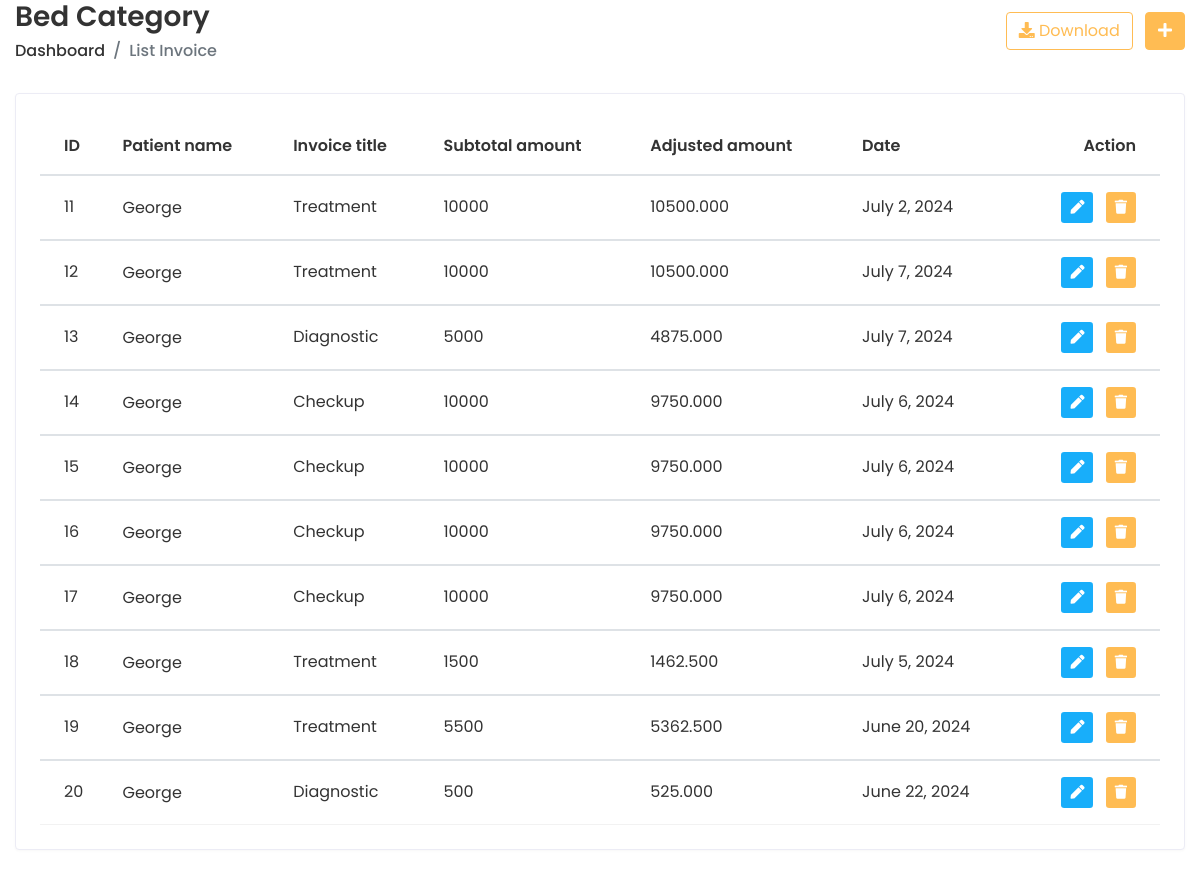
/app/invoicelist/ (signed in), run on an earlier commit of the app's database.
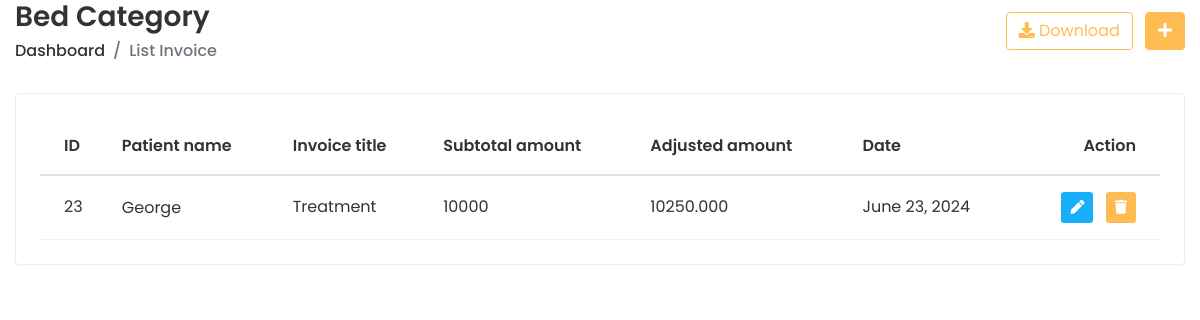
And on a later commit of the database.
### doctor/models.py (models this page shows, shortened)
class InvoiceDetails(models.Model):
    invoice_id = models.BigAutoField(primary_key=True)
    patient_name = models.ForeignKey(PatientDetails, on_delete=models.CASCADE)
    invoice_title = models.CharField(max_length=50)
    subtotal_amount = models.CharField(max_length=50)
    discount_amount = models.CharField(max_length=50, blank=True, null=True)
    discount_percentage = models.CharField(max_length=50, blank=True, null=True)
    tax_percentage = models.CharField(max_length=50, blank=True, null=True)
    tax_amount = models.CharField(max_length=50, blank=True, null=True)
    adjusted_amount = models.CharField(max_length=50)
    date = models.DateField()

class PatientDetails(models.Model):
    patient_name = models.CharField(max_length=50)
    gender = models.CharField(
         max_length=20,
         choices=(("Male", "Male"), ("Female", "Female"), ("Other", "Other")),
     )
    blood_group = models.CharField(
        max_length=20, blank=True, null=True,
        choices=(
            ("O-", "O-"),
            ("O+", "O+"),
            ("A-", "A-"),
            ("A+", "A+"),
            ("B-", "B-"),
            ("B+", "B+"),
            ("AB-", "AB-"),
            ("AB+", "AB+"),
        ),
    )
    address = models.CharField(max_length=250, blank=True, null=True)
    state = models.CharField(max_length=200, blank=True, null=True)
    country = models.CharField(max_length=200, blank=True, null=True)
    pin_code = models.BigIntegerField(blank=True, null=True)
    email = models.EmailField(default="", max_length=50, unique=True)
    date_of_birth = models.DateField()
    phone_number = models.CharField(default="", max_length=20)
    patient_image = models.BinaryField(blank=True, null=True)
    created = models.DateTimeField(auto_now_add=True)
    updated = models.DateTimeField(auto_now=True)
    def __str__(self):
        return str(self.patient_name)

### doctor/views.py (the view)
# urls.py: path("invoicelist/", views.invoice_list, name="invoice_list"),
@login_required
def invoice_list(request):
    invoices = InvoiceDetails.objects.all()
    return render(request, "invoice/invoice_list.html", {'invoices': invoices})

### templates/invoice/invoice_list.html (shortened to what this page needs)
{% extends 'home/base-login.html' %}
{% load static %}
{% block content %}
      <div class="content container-fluid">
         <div class="page-header">
        <div class="row align-items-center">
           <div class="col">
              <h3 class="page-title">Bed Category</h3>
              <ul class="breadcrumb">
                 <li class="breadcrumb-item"><a href="{% url 'Invoiceindex' %}">Dashboard</a></li>
                 <li class="breadcrumb-item active">List Invoice</li>
              </ul>
           </div>
           <div class="col-auto text-right float-right ml-auto">
              <a href="#" class="btn btn-outline-primary mr-2"><i class="fas fa-download"></i> Download</a>
              <a href="add-student.html" class="btn btn-primary"><i class="fas fa-plus"></i></a>
           </div>
        </div>
     </div>
     <div class="row">
        <div class="col-sm-12">
           <div class="card card-table">
              <div class="card-body">
                 <div class="table-responsive">
                    <table class="table table-hover table-center mb-0 datatable">
                       <thead>
                          <tr>
                             <th>ID</th>
                             <th>Patient name</th>
                             <th>Invoice title</th>
                             <th>Subtotal amount</th>
                             <th>Adjusted amount</th>
                             <th>Date</th>
                             <th class="text-right">Action</th>
                          </tr>
                       </thead>
                       {% for invoice in invoices %}
                       <tbody>
                          <tr>
                             <td>{{ invoice.invoice_id }}</td>
                             <td>
                              <h2 class="#">
                                 <a href="{% url 'invoice_profile' invoice.invoice_id %}">{{ invoice.patient_name }}</a>
                              </h2>
                             </td>
                             <td>
                                {{ invoice.invoice_title }}
                             </td>
                             <td>
                                {{ invoice.subtotal_amount }}
                             </td>
                             <td>
                                {{ invoice.adjusted_amount }}
                             </td>
                             <td>
                                {{ invoice.date }}
                             </td>
                             <td class="text-right">
                                <div class="actions">
                                   <a href="{% url 'invoice_edit' invoice.invoice_id %}" class="btn btn-sm bg-success-light mr-2">
                                   <i class="fas fa-pen"></i>
                                   </a>
                                   <a href="#" class="btn btn-sm bg-danger-light" onclick="confirmDelete('{{ invoice.invoice_title }}', '{{ invoice.invoice_id }}')">
                                   <i class="fas fa-trash"></i>
                                   </a>
                                </div>
                             </td>
                          </tr>
                       </tbody>
                       {% endfor %}
                    </table>
                 </div>
              </div>
            </div>
         </div>
  {% endblock %}

### templates/home/base-login.html (shortened to what this page needs)
{% load static %}
<!DOCTYPE html>
<html lang="en">
<head>
<link rel="stylesheet" href="{% static 'prescol/plugins/bootstrap/css/bootstrap.min.css' %}">
<link rel="stylesheet" href="{% static 'prescol/plugins/fontawesome/css/fontawesome.min.css' %}">
<link rel="stylesheet" href="{% static 'prescol/plugins/fontawesome/css/all.min.css' %}">
<link rel="stylesheet" href="{% static 'prescol/css/style.css' %}">
</head>
<body>
    {% block content %}
    {% endblock %}
</body>
</html>

### static/prescol/css/style.css (style rules this page uses)
html { height: 100%; }
body { background-color: #fff; color: #333; font-family: 'Poppins', sans-serif; font-size: 1rem; height: 100%; line-height: 1.5; overflow-x: hidden; }
h1, h2, h3, h4, h5, h6 { font-family: 'Poppins', sans-serif; margin-top: 0; }
a { color: #009ce7; }
input, button, a { transition: all 0.4s ease; -moz-transition: all 0.4s ease; -o-transition: all 0.4s ease; -ms-transition: all 0.4s ease; -webkit-transition: all 0.4s ease; }
ul, ol { padding: 0px; list-style: none; }
.table { color: #333; max-width: 100%; margin-bottom: 0; width: 100%; }
table.table td h2 { display: inline-block; font-size: inherit; font-weight: 400; margin: 0; padding: 0; vertical-align: middle; }
table.table td h2 a { color: #333; }
.table thead tr th { font-weight: 600; }
.table tbody tr { border-bottom: 1px solid rgba(0, 0, 0, 0.05); }
.table.table-center td, .table.table-center th { vertical-align: middle; }
.card-table .card-body .table > thead > tr > th { border-top: 0; }
.card-table .card-body .table tr td:first-child, .card-table .card-body .table tr th:first-child { padding-left: 1.5rem; }
.card-table .card-body .table tr td:last-child, .card-table .card-body .table tr th:last-child { padding-right: 1.5rem; }
.card-table .table td, .card-table .table th { border-top: 1px solid #e2e5e8; padding: 1rem 0.75rem; white-space: nowrap; }
.btn-primary { background-color: #FFBC53; border: 1px solid #FFBC53; }
.btn-outline-primary { color: #FFBC53; border-color: #FFBC53; }
.card { border: 1px solid #ececf5; box-shadow: 0 1px 3px 0 rgba(0, 0, 0, 0.03); margin-bottom: 1.875rem; }
.card-body { padding: 1.5rem; }
.bg-danger-light { background-color:#FFBC53 !important; color:#fff !important; }
.bg-success-light { background-color: #18aefa; color: #fff; }
.page-header { margin-bottom: 1.875rem; }
.page-header .breadcrumb { background-color: transparent; color: #6c757d; font-size: 1rem; font-weight: 500; margin-bottom: 0; padding: 0; }
.page-header .breadcrumb a { color: #333; }
.page-title { font-size: 28px; font-weight: 600; color: #333; margin-bottom: 5px; }

What changed in the data, as far as the page shows it:
removed InvoiceDetails: invoice_id "11", patient_name "George", invoice_title "Treatment", subtotal_amount "10000", adjusted_amount "10500.000", date "July 2, 2024"
removed InvoiceDetails: invoice_id "12", patient_name "George", invoice_title "Treatment", subtotal_amount "10000", adjusted_amount "10500.000", date "July 7, 2024"
removed InvoiceDetails: invoice_id "13", patient_name "George", invoice_title "Diagnostic", subtotal_amount "5000", adjusted_amount "4875.000", date "July 7, 2024"
removed InvoiceDetails: invoice_id "14", patient_name "George", invoice_title "Checkup", subtotal_amount "10000", adjusted_amount "9750.000", date "July 6, 2024"
removed InvoiceDetails: invoice_id "15", patient_name "George", invoice_title "Checkup", subtotal_amount "10000", adjusted_amount "9750.000", date "July 6, 2024"
removed InvoiceDetails: invoice_id "16", patient_name "George", invoice_title "Checkup", subtotal_amount "10000", adjusted_amount "9750.000", date "July 6, 2024"
removed InvoiceDetails: invoice_id "17", patient_name "George", invoice_title "Checkup", subtotal_amount "10000", adjusted_amount "9750.000", date "July 6, 2024"
removed InvoiceDetails: invoice_id "18", patient_name "George", invoice_title "Treatment", subtotal_amount "1500", adjusted_amount "1462.500", date "July 5, 2024"
removed InvoiceDetails: invoice_id "19", patient_name "George", invoice_title "Treatment", subtotal_amount "5500", adjusted_amount "5362.500", date "June 20, 2024"
removed InvoiceDetails: invoice_id "20", patient_name "George", invoice_title "Diagnostic", subtotal_amount "500", adjusted_amount "525.000", date "June 22, 2024"
added InvoiceDetails: invoice_id "23", patient_name "George", invoice_title "Treatment", subtotal_amount "10000", adjusted_amount "10250.000", date "June 23, 2024"
